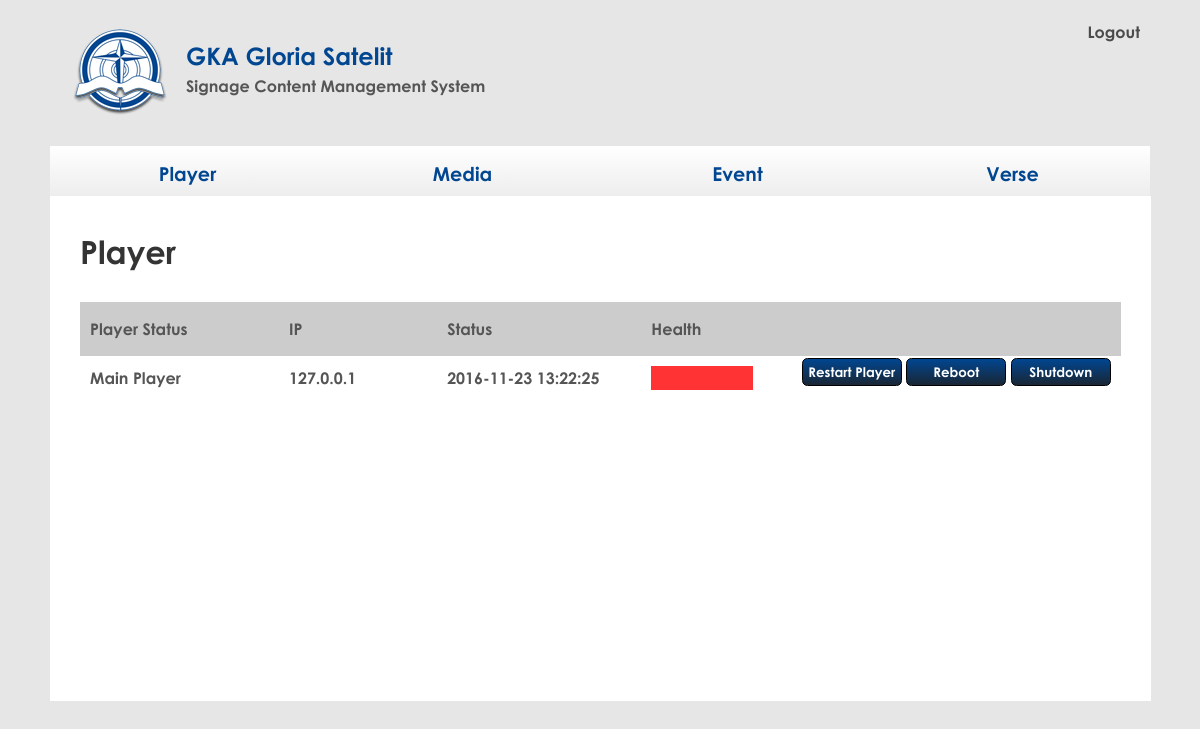
/app/index.php (signed in), run on the app's committed database.
### tables this page shows
CREATE TABLE IF NOT EXISTS `player` (
  `id` int(20) NOT NULL AUTO_INCREMENT,
  `name` varchar(50) NOT NULL,
  `ip` varchar(20) NOT NULL,
  `reboot` tinyint(4) NOT NULL,
  `restart` tinyint(4) NOT NULL,
  `sync` tinyint(4) NOT NULL,
  `health` tinyint(4) NOT NULL,
  `last_checked_in` datetime NOT NULL,
  PRIMARY KEY (`id`)
);

### app/DatabaseManager.php (called while the page is built, shortened)
<?php
    class DatabaseManager
    {
        private $gloriaCon;
        public function __construct()
        {
            $user="[YOUR_USERNAME]";
            $password="[YOUR_PASSWORD]";
            $this->gloriaCon = mysql_connect("127.0.0.1",$user,$password, true) or die ("Cannot connect to database");
        }
        public function GetCon()
        {
            return $this->gloriaCon;
        }
    }
?>

### app/Player.php (the view, shortened to what this page needs)
<?php
class Player
{
	private $param;
	public function __construct($id, $name, $ip, $reboot, $restart, $sync, $health, $last_checkedin, $dbCon)
	{
		$this->param = Array();
		$this->param['id'] = $id;
		$this->param['name'] = $name;
		$this->param['ip']= $ip;
		$this->param['last_checked_in'] = $last_checkedin;
	}
	public function GetHTML()
	{
		$id = $this->param['id'];
		$health = "&nbsp;";
		$status = ($this->param['last_checked_in'] == "") ? "&nbsp;" : $this->param['last_checked_in'];
		if($this->param['last_checked_in'] != "")
		{
			$timestamp = strtotime($this->param['last_checked_in']);
			$health = (time() - $timestamp) - (7 *60 *60);
			if($health > 500)
				$health = "<div class=\"badHealth\">&nbsp;</div>";
			else
				$health = "<div class=\"goodHealth\">&nbsp;</div>";
		}
		$script = "<script>
						/*new Ajax.InPlaceEditor('name_$id', 'ws.php', {
							cancelControl: 'button',
							highlightcolor: '#f5f5f5',
							highlightendcolor: '#f5f5f5',
							savingText: 'saving ...',
							callback: function(form, value) { return 'param=name&id=$id&value=' + encodeURIComponent(value) + '&object=player&request=updateplayer' }
						});
						*/
						new Ajax.InPlaceEditor('ip_$id', 'ws.php', {
							cancelControl: 'button',
							highlightcolor: '#f5f5f5',
							highlightendcolor: '#f5f5f5',
							savingText: 'saving ...',
							callback: function(form, value) { return 'param=ip&id=$id&value=' + encodeURIComponent(value) + '&object=player&request=updateplayer' }
						});
						</script>";
		return "<div class=\"player\">
					<div class=\"player_row name\" ><div id=\"name_$id\">" . $this->param['name'] . "</div></div>
					<div class=\"player_row ip\"> <div id=\"ip_$id\">" . $this->param['ip'] . "</div></div>
					<div class=\"player_row status\">$status</div>
					<div class=\"player_row health\">$health</div>
					<div class=\"player_row opt\">
						<input class=\"button\" type=\"button\"  onclick=\"RestartPlayer($id);\" value=\"Restart Player\">
						<input class=\"button\" type=\"button\"  onclick=\"RebootMachine($id);\" value=\"Reboot\">
						<input class=\"button\" type=\"button\"  onclick=\"ShutdownMachine($id);\" value=\"Shutdown\">
					</div>
					<div style=\"clear: both\"></div>
				</div>$script";
	}
	public static function GetPlayers($filter, $dbCon)
	{
		$query = "SELECT * FROM gloria.player $filter  ";
		$result = mysql_query($query, $dbCon->GetCon())
					or die("Error obtaining players: " . mysql_error());
		$players = array();
		while($result_ar = mysql_fetch_assoc($result))
		{
			$player = new Player($result_ar['id'],
							$result_ar['name'],
							$result_ar['ip'],
							$result_ar['reboot'],
							$result_ar['restart'],
							$result_ar['sync'],
							$result_ar['health'],
							$result_ar['last_checked_in'],
							$dbCon);
			array_push($players, $player);
		}
		return $players;
	}
	public static function HandleRequest($content, $dbCon)
	{
		if(isset($_POST['request']))
		{
			$resp = array();
			switch($_POST['request'])
			{
				case 'addplayer':
					$player = new Player(-1, $_POST['name'], $_POST['ip'], 0, 0, 0, 0, $dbCon);
					$resp['result'] = 1;
					$resp['request'] = 'addplayer';
					$resp['data'] = $player->GetHTML();
					echo json_encode($resp);
					break;
				case 'updateplayer':
					$player = Player::GetPlayer($_POST['id'], $dbCon);
					$player->UpdatePlayer($_POST['param'], $_POST['value']);
					echo $player->GetParam($_POST['param']);
					break;
				case 'remotecommand':
					$player = Player::GetPlayer($_POST['id'], $dbCon);
					$data = $player->SendRemoteCommand($_POST['cmd']);
					$resp['request'] = $_POST['request'];
					$resp['data'] = $data;
					echo json_encode($resp);
					break;
			}
		}
		else
		{
			$playerHTML = Player::GetAllPlayerHTML($dbCon);
			return str_replace(array("[CONTENT]"),
								array($playerHTML),
								$content);
		}
	}
	public static function GetAllPlayerHTML($dbCon)
	{
		$playerHTML = "";
		$players = Player::GetPlayers("", $dbCon);
		foreach($players as $player)
		{
			$playerHTML .= $player->GetHTML();
		}
		return $playerHTML;
	}
}
?>

### app/css/main.css (style rules this page uses)
body { font-family: "GothicB", sans-serif ; margin:0; padding:20px 0 0 0; height: 100%; color: #555555; font-size: medium; background: #e6e6e6; text-align:center; line-height: 1.5; }
h2 { font-family: "GothicB", sans-serif; font-size: 200%; color: #343433; }
.player { padding: 10px 10px 10px 10px; }
.player_head { font-weight: bold; background-color: #cccccc; padding: 15px 10px 15px 10px; }
.player_row { float: left; overflow: hidden; padding-right: 0; }
.player .name { width: 19%; padding-right: 5px; }
.player .ip { width: 15%; padding-right: 5px; }
.player .status { width: 20%; min-width: 20%; }
.player .health { width: 10%; }
.player .badHealth { background: #ff3333; }
.player .opt { width: 35%; text-align: right; position: relative; top: -0.5em; }
input [type="button"], .button { padding: 5px; min-width: 100px; font-family: "GothicB", sans-serif; -webkit-border-radius: 0.4em; -moz-border-radius: 0.4em; border-radius: 0.4em; border: 1px solid #000000; color: #ffffff; font-weight: bold; filter: progid:DXImageTransform.Microsoft.gradient(startColorstr='#014691', endColorstr='#192634'); background: -webkit-gradient(linear, left top, left bottom, from(#014691), to(#192634)); background: -moz-linear-gradient(top, #014691, #192634); }

### data on the page
player: name "Main Player", ip "127.0.0.1", last_checked_in "2016-11-23 13:22:25"

### other printed values
$content "Player Player Status IP Status Health"
